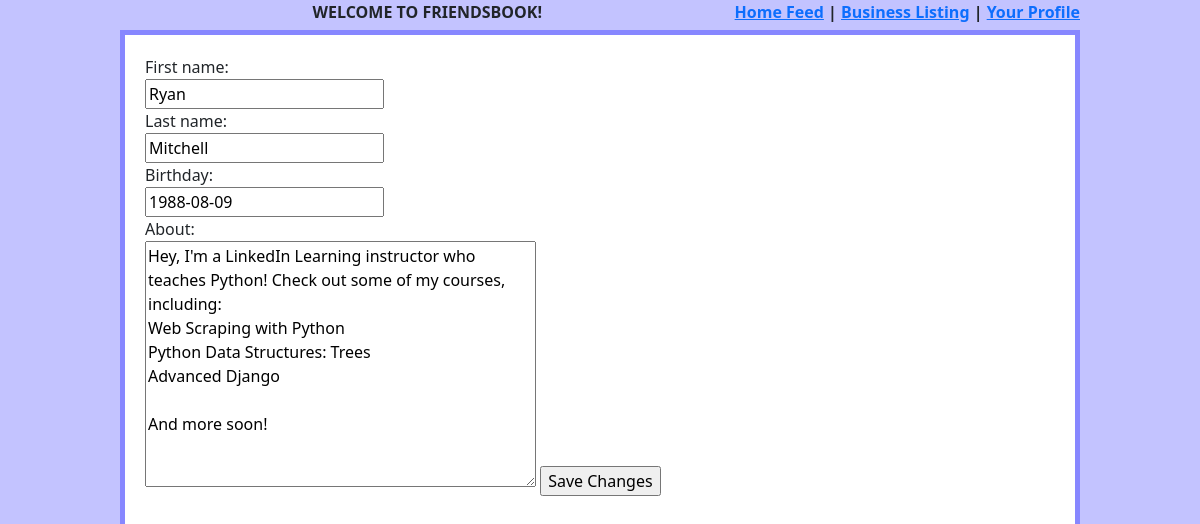
The app's page /useraccount/1/edit (signed in) with its own data.
### useraccount/models.py (models this page shows, shortened)
class UserAccount(models.Model):
    user = models.ForeignKey(User, null=False, blank=False, on_delete=CASCADE)
    first_name = models.CharField(max_length=140)
    last_name = models.CharField(max_length=140)
    created_on = models.DateTimeField('date created', auto_now_add=True)
    birthday = models.DateField()
    location = models.CharField(max_length=200)
    about = models.TextField(null=True)

### useraccount/views.py (the view)
# urls.py: path('useraccount/<int:useraccount_id>/edit', useraccount_edit, name='edit user profile'),
def useraccount_edit(request, useraccount_id):
    useraccount = get_object_or_404(UserAccount, id=useraccount_id)
    if not request.user or (request.user.id != useraccount.user.id):
        return HttpResponseForbidden()
    template = loader.get_template('useraccount_edit.html')
    if request.method == "POST":
        form = UserAccountForm(request.POST, request.FILES, instance=useraccount)
        if form.is_valid():
            form.save()
            return HttpResponse(template.render({'profile_edit_form': UserAccountForm(initial=model_to_dict(useraccount)), 'useraccount': useraccount}, request))
        else:
            return HttpResponse(template.render({
                'profile_edit_form': UserAccountForm(initial=model_to_dict(useraccount)),
                'useraccount': useraccount,
                'errors': form.errors
                }, request))
    else:
        return HttpResponse(template.render({'profile_edit_form': UserAccountForm(initial=model_to_dict(useraccount)), 'useraccount': useraccount}, request))

### useraccount/forms.py (shortened to what this page needs)
class UserAccountForm(forms.ModelForm):
    class Meta:
        model = UserAccount
        fields = ['first_name', 'last_name', 'birthday', 'about']

### useraccount/templates/useraccount_edit.html (shortened to what this page needs)
{% include 'header.html' %}
<div class="wrapper">
<form method="post" action="/useraccount/{{useraccount.id}}/edit" enctype="multipart/form-data">
    {{profile_edit_form}}
    <input type="submit" value="Save Changes"/>
</form>
</div>

### static/css/styles.css (style rules this page uses)
label { display: block; }
.wrapper { border: 5px solid rgb(135, 135, 255); width: 80%; margin: auto; padding: 20px; background-color: white; height: 100%; }

### records on screen
UserAccount: first_name "Ryan", last_name "Mitchell", birthday "1988-08-09", about "Hey, I'm a LinkedIn Learning instructor who teaches Python! Check out some of my courses, including: Web Scraping with Python Python Data Structures: Trees Advanced Django And more soon!"
